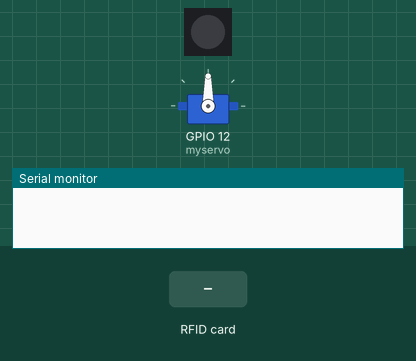
This sketch was run on a simulated ESP32. Shown: servo, 1 RGB LEDs in strip order, left to right, the last lines printed to the serial monitor. The test bench sets the inputs (shaded band).

Above: at 1.2 s.
1.3 s: RFID card 5E 7A 19 C4 held to the reader
At 2.1 s:
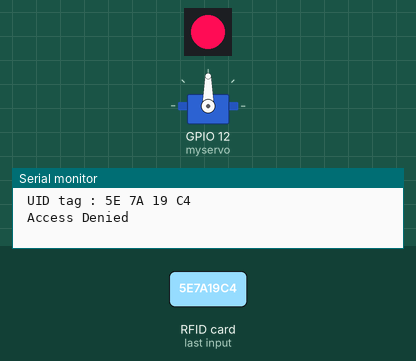
2.9 s: RFID card 71 B6 02 FA held to the reader
At 7.0 s:
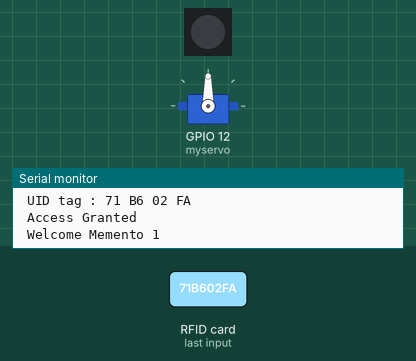
Timing chart, 0 to 8.5 s (numbered marks = the images above; inputs shaded):
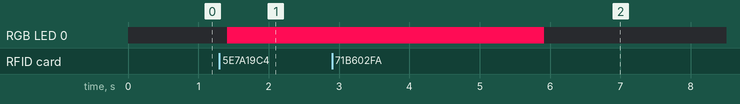

Measured:
- after the input at 1.3 s, RGB LED 0: off → RGB(255, 12, 85) after 0.11 s
- after the input at 2.9 s, RGB LED 0: RGB(255, 12, 85) → off after 3.0 s

The sketch:

TFF-Box.ino
```cpp
/*
    Created by TheCircuit
    mod. by The Forbidden Fruit
*/

/* ESP-32 Layout & RFID Layout

   -----------------------------------------------------------------------------------------
               MFRC522      ESP
               Reader/PCD   WROOM-32
   Signal      Pin          Pin
   -----------------------------------------------------------------------------------------
   RST/Reset   RST          D22
   SPI SS      SDA(SS)      D21
   SPI MOSI    MOSI         D23
   SPI MISO    MISO         D19
   SPI SCK     SCK          D18
*/

#define SS_PIN 21
#define RST_PIN 22

#include <SPI.h>
#include <MFRC522.h>
#include <FastLED.h>
#include <Servo.h>

Servo myservo;  // create servo object to control a servo
// twelve servo objects can be created on most boards

int pos = 0;    // variable to store the servo position

/**LED - var */
#define NUM_LEDS 1
#define DATA_PIN 13
// Define the array of leds
CRGB leds[NUM_LEDS];

MFRC522 mfrc522(SS_PIN, RST_PIN);   // Create MFRC522 instance.
int statuss = 0;
int out = 0;
void setup()
{

  Serial.begin(9600);   // Initiate a serial communication
  SPI.begin();      // Initiate  SPI bus
  mfrc522.PCD_Init();   // Initiate MFRC522
  //init servo
  myservo.attach(12);
  //init LED
  FastLED.addLeds<NEOPIXEL, DATA_PIN>(leds, NUM_LEDS);

}
void loop()
{

  // Look for new cards
  if ( ! mfrc522.PICC_IsNewCardPresent())
  {
    return;
  }
  // Select one of the cards
  if ( ! mfrc522.PICC_ReadCardSerial())
  {
    return;
  }
  //Show UID on serial monitor
  Serial.println();
  Serial.print(" UID tag :");
  String content = "";
  byte letter;
  for (byte i = 0; i < mfrc522.uid.size; i++)
  {
    Serial.print(mfrc522.uid.uidByte[i] < 0x10 ? " 0" : " ");
    Serial.print(mfrc522.uid.uidByte[i], HEX);
    content.concat(String(mfrc522.uid.uidByte[i] < 0x10 ? " 0" : " "));
    content.concat(String(mfrc522.uid.uidByte[i], HEX));
  }
  content.toUpperCase();
  Serial.println();
  if (content.substring(1) == "71 B6 02 FA") //change UID of the card that you want to give access (113,182,2,250)
  {
    delay(3000);
    Serial.println(" Access Granted ");
    Serial.println(" Welcome Memento 1 ");
    Serial.println();

    //LED off
    leds[0] = CRGB::Black;
    FastLED.show();
    delay(500);

    //Servo
//    for (pos = 0; pos <= 180;) { // goes from 0 degrees to 180 degrees
//      // in steps of 1 degree
//      myservo.write(pos);              // tell servo to go to position in variable 'pos'
//      delay(15);
//    }

  }

  else {
    Serial.println(" Access Denied ");
    delay(100);

    leds[0] = CRGB(255, 12, 85);
    FastLED.show();
    delay(500);


  }

}
```
